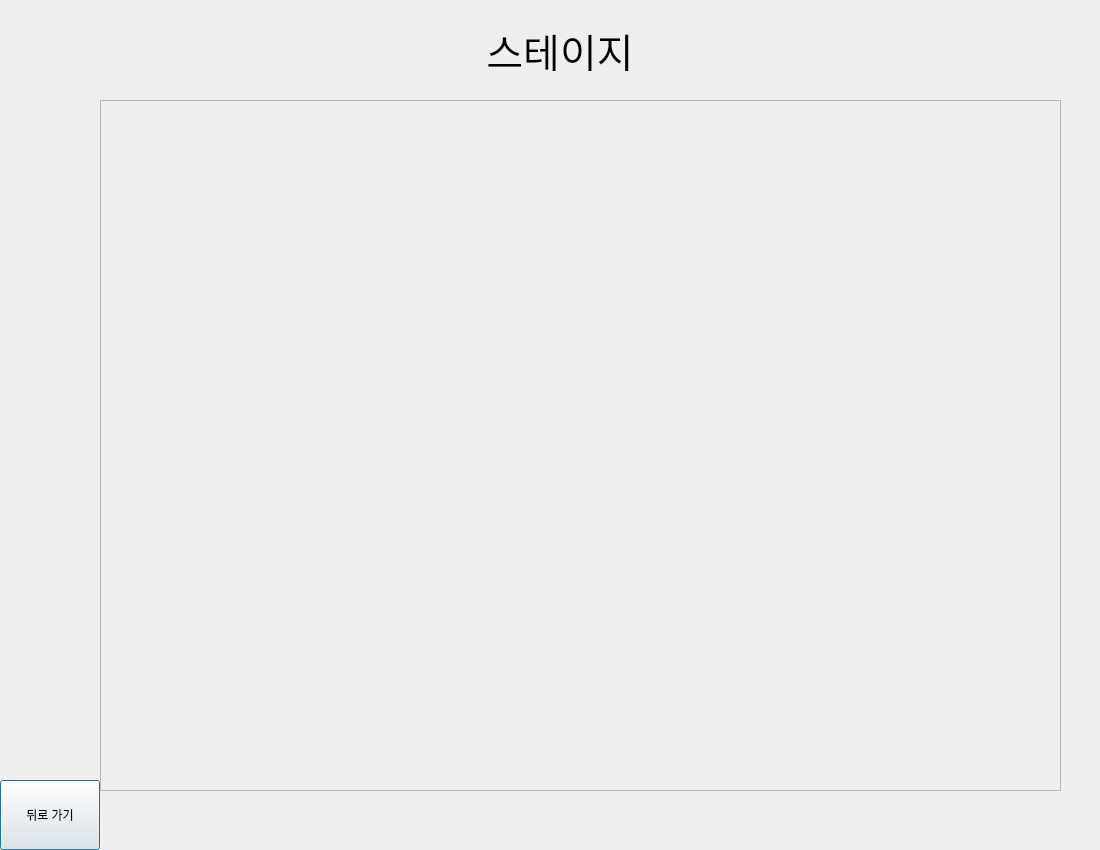
<?xml version="1.0" encoding="UTF-8"?>
<ui version="4.0">
 <class>Dialog</class>
 <widget class="QDialog" name="Dialog">
  <property name="geometry">
   <rect>
    <x>0</x>
    <y>0</y>
    <width>1100</width>
    <height>850</height>
   </rect>
  </property>
  <property name="windowTitle">
   <string>Dialog</string>
  </property>
  <widget class="QPushButton" name="backButton">
   <property name="geometry">
    <rect>
     <x>0</x>
     <y>780</y>
     <width>100</width>
     <height>70</height>
    </rect>
   </property>
   <property name="text">
    <string>뒤로 가기</string>
   </property>
  </widget>
  <widget class="QLabel" name="label">
   <property name="geometry">
    <rect>
     <x>460</x>
     <y>30</y>
     <width>200</width>
     <height>41</height>
    </rect>
   </property>
   <property name="font">
    <font>
     <pointsize>30</pointsize>
    </font>
   </property>
   <property name="text">
    <string>스테이지</string>
   </property>
   <property name="textFormat">
    <enum>Qt::AutoText</enum>
   </property>
   <property name="alignment">
    <set>Qt::AlignCenter</set>
   </property>
  </widget>
  <widget class="QScrollArea" name="scrollArea">
   <property name="geometry">
    <rect>
     <x>100</x>
     <y>100</y>
     <width>961</width>
     <height>691</height>
    </rect>
   </property>
   <property name="widgetResizable">
    <bool>true</bool>
   </property>
   <widget class="QWidget" name="scrollAreaWidgetContents">
    <property name="geometry">
     <rect>
      <x>0</x>
      <y>0</y>
      <width>959</width>
      <height>689</height>
     </rect>
    </property>
   </widget>
  </widget>
 </widget>
 <resources/>
 <connections/>
</ui>
